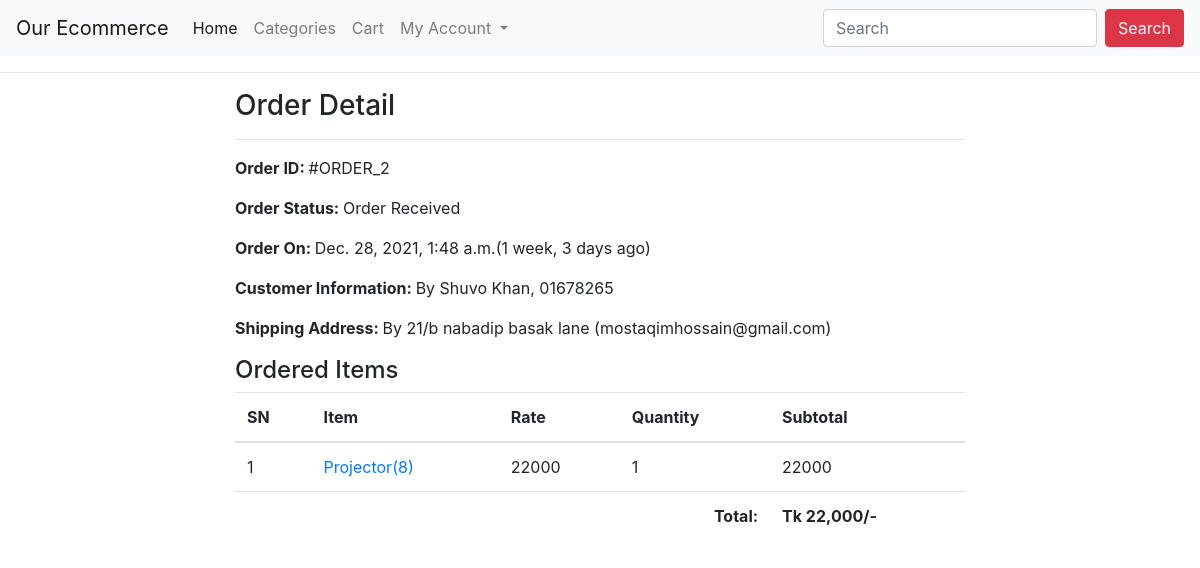
Screenshot of /profile/order-2/ (signed in) with the database file from the repository.
### ecomapp/models.py (models this page shows, shortened)
class Order(models.Model):
    cart = models.OneToOneField(Cart, on_delete=models.CASCADE)
    ordered_by = models.CharField(max_length=200)
    shipping_address = models.CharField(max_length=200)
    mobile = models.CharField(max_length=10)
    email = models.EmailField(null=True, blank=True)
    subtotal = models.PositiveIntegerField()
    discount = models.PositiveIntegerField()
    total = models.PositiveIntegerField()
    order_status = models.CharField(max_length=50, choices=ORDER_STATUS)
    created_at = models.DateTimeField(auto_now_add=True)
    payment_method = models.CharField(
        max_length=20, choices=METHOD, default="Cash On Delivery")
    payment_completed = models.BooleanField(
        default=False, null=True, blank=True)

class CartProduct(models.Model):
    cart = models.ForeignKey(Cart, on_delete=models.CASCADE)
    product = models.ForeignKey(Product, on_delete=models.CASCADE)
    rate = models.PositiveIntegerField()
    quantity = models.PositiveIntegerField()
    subtotal = models.PositiveIntegerField()

class Product(models.Model):
    title = models.CharField(max_length=200)
    slug = models.SlugField(unique=True)
    category = models.ForeignKey(Category, on_delete=models.CASCADE)
    image = models.ImageField(upload_to="products")
    marked_price = models.PositiveIntegerField()
    selling_price = models.PositiveIntegerField()
    description = models.TextField()
    warranty = models.CharField(max_length=300, null=True, blank=True)
    return_policy = models.CharField(max_length=300, null=True, blank=True)
    view_count = models.PositiveIntegerField(default=0)

### ecomapp/views.py (the view)
# urls.py: path("profile/order-<int:pk>/", CustomerOrderDetailView.as_view(),
class CustomerOrderDetailView(DetailView):
    template_name = "customerorderdetail.html"
    model = Order
    context_object_name = "ord_obj"
    def dispatch(self, request, *args, **kwargs):
        if request.user.is_authenticated and Customer.objects.filter(user=request.user).exists():
            order_id = self.kwargs["pk"]
            order = Order.objects.get(id=order_id)
            if request.user.customer != order.cart.customer:
                return redirect("ecomapp:customerprofile")
        else:
            return redirect("/login/?next=/profile/")
        return super().dispatch(request, *args, **kwargs)

### templates/customerorderdetail.html (shortened to what this page needs)
{% extends "base.html" %}
{% load humanize %}
{% block content %}
<div class="container">
    <div class="row">
        <div class="col-md-8 mx-auto">
            <h3>Order Detail</h3><hr>
            <p><span class="font-weight-bold">Order ID: </span> #ORDER_{{ord_obj.id}}</p>
            <p><span class="font-weight-bold">Order Status: </span> {{ord_obj.order_status}}</p>
            <p><span class="font-weight-bold">Order On: </span> {{ord_obj.created_at}}({{ord_obj.created_at|timesince}} ago)</p>
            <p><span class="font-weight-bold">Customer Information: </span> By {{ord_obj.ordered_by}}, {{ord_obj.mobile}}</p>
            <p><span class="font-weight-bold">Shipping Address: </span> By {{ord_obj.shipping_address}} ({{ord_obj.email}})</p>
            <h4>Ordered Items</h4>
            <table class="table">
                <thead>
                    <tr>
                        <th>SN</th>
                        <th>Item</th>
                        <th>Rate</th>
                        <th>Quantity</th>
                        <th>Subtotal</th>
                    </tr>
                </thead>
                <tbody>
                    {% for cp in ord_obj.cart.cartproduct_set.all %}
                    <tr>
                        <td>{{forloop.counter}}</td>
                        <td><a target="_blank" href="{% url 'ecomapp:productdetail' cp.product.slug %}">{{cp.product.title}}({{cp.product.id}})</a></td>
                        <td>{{cp.rate}}</td>
                        <td>{{cp.quantity}}</td>
                        <td>{{cp.subtotal}}</td>
                    </tr>
                    {% endfor %}
                    <tr>
                        <th colspan="4" class="text-right">Total: </th>
                        <th>Tk {{ord_obj.total|intcomma}}/-</th>
                    </tr>
                </tbody>
            </table>
        </div>
    </div>
</div>
{% endblock %}

### rows the page displays
Order: id "2", order_status "Order Received", created_at "Dec. 28, 2021, 1:48 a.m.", created_at "1 week, 3 days", ordered_by "Shuvo Khan", mobile "01678265", shipping_address "21/b nabadip basak lane", email "mostaqimhossain@gmail.com", total "22,000"
CartProduct: product "Projector", product.id "8", rate "22000", quantity "1", subtotal "22000"
